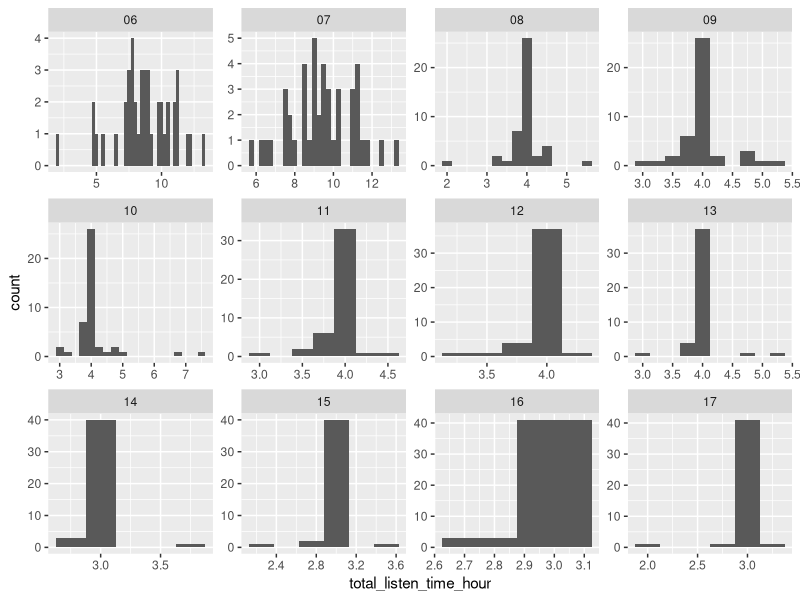

R code for this plot:
## ---- chunk 1
knitr::opts_chunk$set(echo = TRUE)
knitr::opts_knit$set(root.dir = normalizePath(".."))
library(tidyverse)
## ---- chunk 2
listened_time <- read_csv("output/Total_Listen_Time_Summary.csv")
listened_time_with_months <- listened_time %>% 
    mutate(month = str_match(filename, "_(\\d{2})_")[,2]) %>% 
  #eb: there are much easier ways to d o this in r:)
  # cf strings cheatsheet here https://rstudio.com/resources/cheatsheets/
    select(filename, month, everything())
## ---- chunk 3
avgs <- listened_time_with_months %>% 
  group_by(month) %>% 
  summarise(avg_listen_time = mean(total_listen_time_hour))

knitr::kable(
  avgs,
  caption = "Mean listened time per month in hours"
)
## ---- chunk 4
maxmin <- listened_time_with_months %>% #eb: outlier has a technical definition in stats that this doesn't meet
  group_by(month) %>% 
  summarise(max = max(total_listen_time_hour), min = min(total_listen_time_hour))
knitr::kable(
  maxmin,
  caption = "The maximum and minimum listened time per month in hours"
)
## ---- chunk 5
knitr::kable(
  listened_time_with_months[1:5,],
  caption = "A tibble of listened time csv file"
)
## ---- chunk 6
ggplot(data = listened_time_with_months) + geom_histogram(mapping = aes(x = total_listen_time_hour),binwidth=.25) + facet_wrap(~ month, scales = "free")
## ---- chunk 7
listened_time_with_months %>% 
  filter(month %in% c("06","07") & (total_listen_time_hour>12 | total_listen_time_hour<8))
  
## ---- chunk 8
listened_time_with_months %>% 
  filter(month %in% c("08","09","10","11","12","13") & (total_listen_time_hour>4.25 | total_listen_time_hour<3.75))
  
## ---- chunk 9
listened_time_with_months %>% 
  filter(month %in% c("14","15","16","17") & (total_listen_time_hour>3.25 | total_listen_time_hour<2.75))
  
